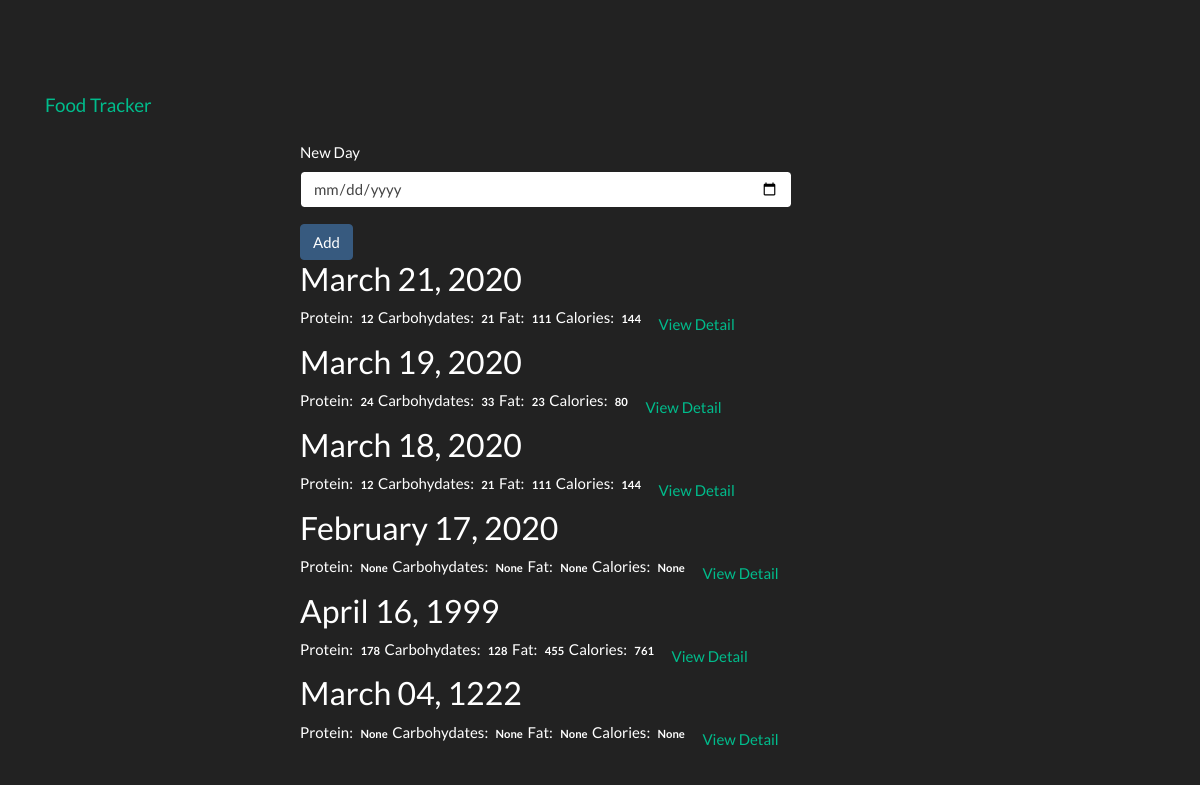
The page / on the database its author committed.
### tables this page shows
CREATE TABLE log_date(id integer primary key autoincrement, entry_date date  not null);

### app.py (the view)
@app.route('/', methods=['POST', 'GET'])
def index():
    db = get_db()
    if request.method == 'POST':
        date = request.form['date'] #assuming the date is in YYYY-MM-DD format
        dt = datetime.strptime(date, '%Y-%m-%d')
        database_date = datetime.strftime(dt, '%Y%m%d')
        db.execute('insert into log_date (entry_date) values (?)', [database_date])
        db.commit()
    cur = db.execute('select log_date.entry_date, sum(food.protein) as protein, sum(food.carbohydrates) as carbohydrates, sum(food.fat) as fat, sum(food.calories) as calories from log_date left join food_date on food_date.log_date_id = log_date.id left join food on food.id = food_date.food_id group by log_date.id order by log_date.entry_date desc')
    results = cur.fetchall()
    date_results = []
    for i in results:
        single_date = {}
        single_date['entry_date'] = i['entry_date']
        single_date['protein'] = i['protein']
        single_date['carbohydrates'] = i['carbohydrates']
        single_date['fat'] = i['fat']
        single_date['calories'] = i['calories']
        d = datetime.strptime(str(i['entry_date']), '%Y%m%d')
        single_date['pretty_date'] = datetime.strftime(d, '%B %d, %Y')
        date_results.append(single_date)
    return render_template('home.html', results=date_results)

### database.py (called while the page is built)
def connect_db():
    sql = sqlite3.connect('/home/praneet/Desktop/flask_all_files/food_tracker/food_log.db')
    sql.row_factory = sqlite3.Row
    return sql

def get_db():
    if not hasattr(g, 'sqlite_db'):
        g.sqlite_db = connect_db()
    return g.sqlite_db

### templates/home.html (shortened to what this page needs)
{% extends 'base.html' %}
{% block content %}
  <body>
    <nav class="navbar navbar-inverse navbar-fixed-top">
      <div class="container">
        <div class="navbar-header">
          <a class="navbar-brand" href="{{url_for('index')}}">Food Tracker</a>
        </div>
      </div>
    </nav>
    <div class="container theme-showcase col-sm-6 col-sm-offset-3" role="main">
      <div class="row">
        <div>
          <form method="POST" action="/">
            <div class="form-group">
              <label for="new-day">New Day</label>
              <input type="date" class="form-control" name="date" id="new-day">
            </div>
            <button type="submit" class="btn btn-primary">Add</button>
          </form>
          {% for r in results %}
          <div class="panel panel-primary">
            <div class="panel-heading">
              <h3 class="panel-title">{{ r.pretty_date }}</h3>
            </div>
            <div class="panel-body">
              <ul class="nav nav-pills" role="tablist">
                <li><a>Protein: <span class="badge">{{ r.protein }}</span></a></li>
                <li><a>Carbohydates: <span class="badge">{{ r.carbohydrates }}</span></a></li>
                <li><a>Fat: <span class="badge">{{ r.fat }}</span></a></li>
                <li><a>Calories: <span class="badge">{{ r.calories }}</span></a></li>
                <li><a href="{{ url_for('view', date=r.entry_date) }}" type="button" class="btn btn-link">View Detail</a></li>
              </ul>
            </div>
          </div>
          {% endfor %}
        </div>
      </div>
    </div>
  </body>
{% endblock %}

### templates/base.html (shortened to what this page needs)
<!DOCTYPE html>
<html lang="en">
  <head>
    <link href="{{ url_for('static', filename='bootstrap.min.css') }}" rel="stylesheet">
    <link href="{{ url_for('static', filename='theme.css') }}" rel="stylesheet">
  </head>
  <body>
    {% block content %}{% endblock %}
  </body>
</html>

### static/theme.css (style rules this page uses)
body { padding-top: 70px; padding-bottom: 30px; }

### rows shown on the page
log_date: pretty_date "March 21, 2020", protein "12", carbohydrates "21", fat "111", calories "144"
log_date: pretty_date "March 19, 2020", protein "24", carbohydrates "33", fat "23", calories "80"
log_date: pretty_date "March 18, 2020", protein "12", carbohydrates "21", fat "111", calories "144"
log_date: pretty_date "February 17, 2020", protein "None", carbohydrates "None", fat "None", calories "None"
log_date: pretty_date "April 16, 1999", protein "178", carbohydrates "128", fat "455", calories "761"
log_date: pretty_date "March 04, 1222", protein "None", carbohydrates "None", fat "None", calories "None"
